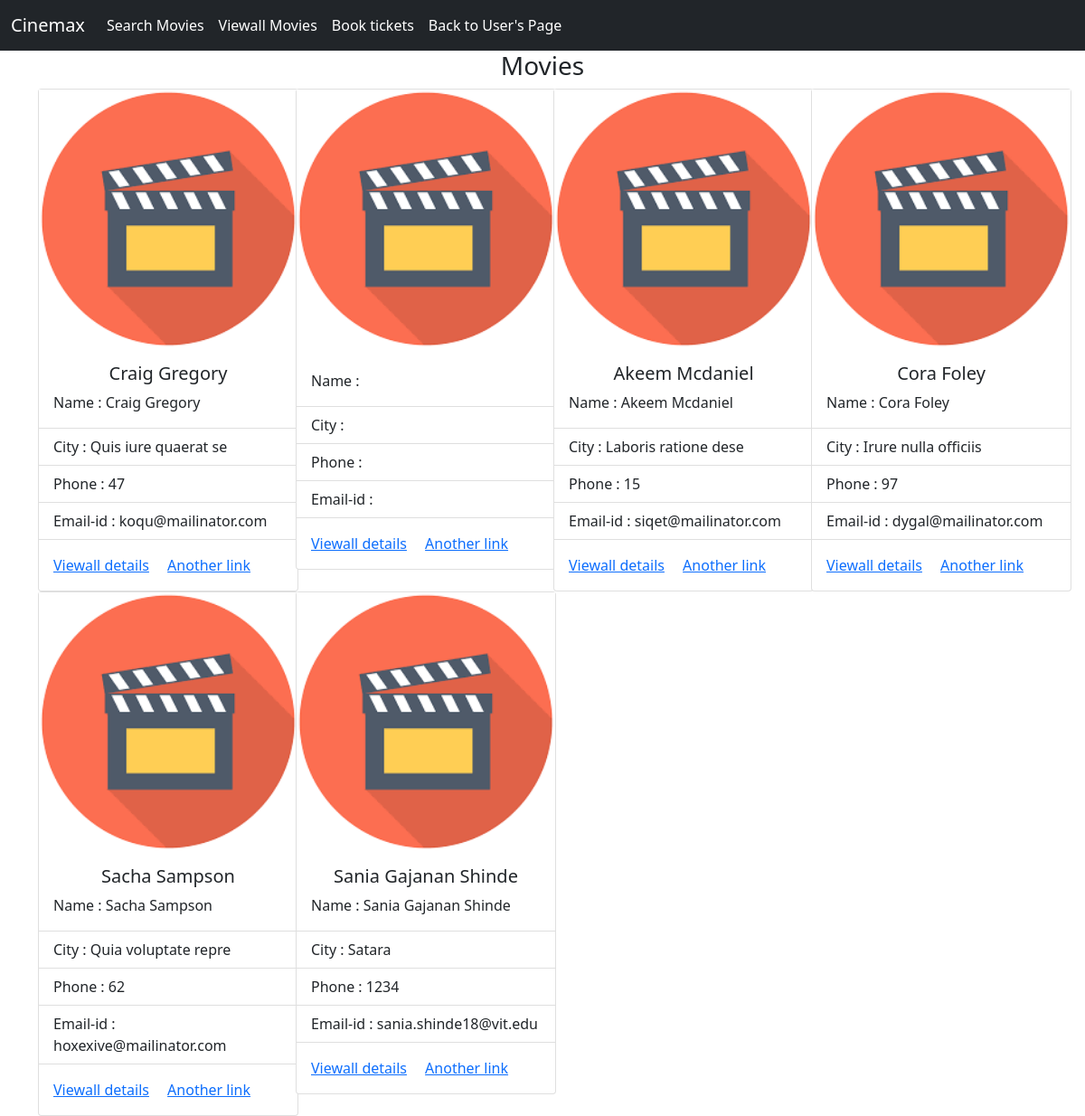
Screenshot of /cardview with the database file from the repository.
### tables this page shows
CREATE TABLE owners(
                            ID INTEGER PRIMARY KEY AUTOINCREMENT,
                            name TEXT, 
                            area TEXT, 
                            city TEXT, 
                            phone INTEGER,
                            email TEXT, 
                            username TEXT, 
                            Password TEXT);

### main.py (the view)
@app.route("/cardview")
def cardview():
    cursor = conn.cursor()
    cursor.execute("SELECT * FROM owners")
    result = cursor.fetchall()
    return render_template("cardview.html", book = result)

### templates/cardview.html (shortened to what this page needs)
<!DOCTYPE html>
<html lang="en">
<head>
    <link href="https://cdn.jsdelivr.net/npm/bootstrap@5.1.3/dist/css/bootstrap.min.css" rel="stylesheet">
</head>
<body>
  <nav class="navbar navbar-expand-lg navbar-dark bg-dark data-bs-toggle">
    <div class="container-fluid">
      <a class="navbar-brand" href="/dashboard">Cinemax</a>
      <div class="collapse navbar-collapse" id="navbarNav">
        <ul class="navbar-nav">
            <li class="nav-item">
                <a class="nav-link active" aria-current="page" href="/moviesearch">Search Movies</a>
              </li>
          <li class="nav-item">
            <a class="nav-link active" aria-current="page" href="/cardview">Viewall Movies</a>
          </li>
            <li class="nav-item">
                <a class="nav-link active" aria-current="page" href="/insertBooking">Book tickets</a>
              </li>
              <li class="nav-item">
                <a class="nav-link active" aria-current="page" href="/userdashboard">Back to User's Page </a>
              </li>
        </ul>
      </div>
    </div>
  </nav>
      <h3 style="text-align: center;">Movies</h3>
<div class="container">
    <div class="row">
        {% for i in book %}
        <div class="col col-12 col-sm-6 col-md-4 col-lg-3 col-xl-3 col-xxl-3">
            <div class="card" style="width: 18rem;">
                <img>
                <div class="card-body">
                    <h5 class="card-title"><center>{{i[1]}}</center></h5>
                  <p class="card-text">Name : {{i[1]}}</p>
                </div>
                <ul class="list-group list-group-flush">
                  <li class="list-group-item">City : {{i[3]}}</li>
                  <li class="list-group-item">Phone : {{i[4]}}</li>
                  <li class="list-group-item">Email-id : {{i[5]}}</li>
                </ul>
                <div class="card-body">
                  <a href="/view" class="card-link">Viewall details</a>
                  <a href="#" class="card-link">Another link</a>
                </div>
              </div>
        </div>
        {% endfor %}
    </div>
</div>
</body>
</html>

### rows the page displays
owners: name "Craig Gregory", city "Quis iure quaerat se", phone "47", email "koqu@mailinator.com"
owners: name "Akeem Mcdaniel", city "Laboris ratione dese", phone "15", email "siqet@mailinator.com"
owners: name "Cora Foley", city "Irure nulla officiis", phone "97", email "dygal@mailinator.com"
owners: name "Sacha Sampson", city "Quia voluptate repre", phone "62", email "hoxexive@mailinator.com"
owners: name "Sania Gajanan Shinde", city "Satara", phone "1234", email "sania.shinde18@vit.edu"
